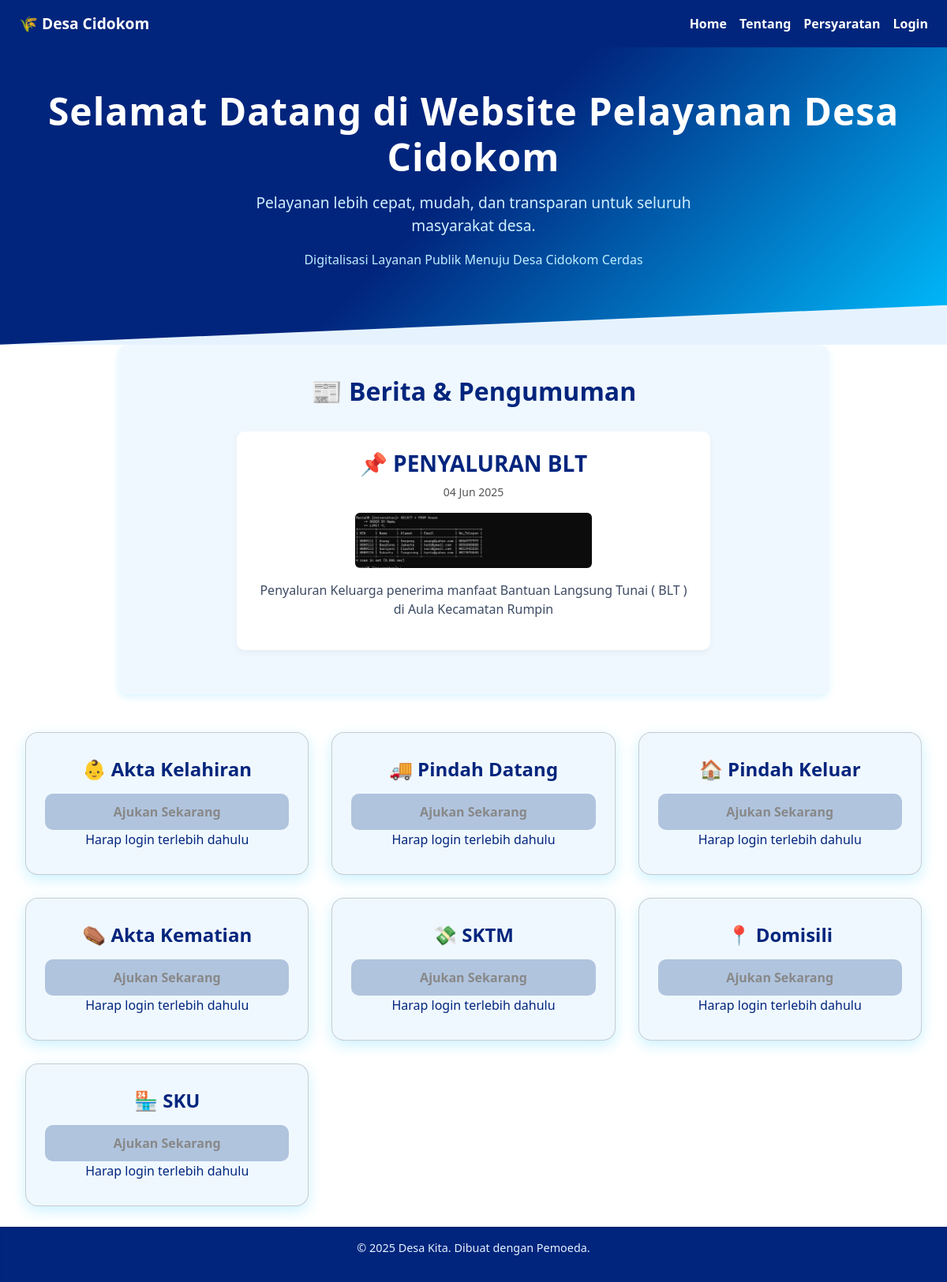
The page / on the database its author committed.
### kembang/models.py (models this page shows, shortened)
class Announcement(models.Model):
    title = models.CharField(max_length=200)
    content = models.TextField()
    published_at = models.DateTimeField(auto_now_add=True)
    updated_at = models.DateTimeField(auto_now=True)
    is_active = models.BooleanField(default=True)
    class Meta:
        ordering = ['-published_at']   # pengumuman terbaru muncul paling atas
        verbose_name = "Pengumuman"
        verbose_name_plural = "Pengumuman"

class AnnouncementImage(models.Model):
    announcement = models.ForeignKey(Announcement, on_delete=models.CASCADE, related_name='images')
    image = models.ImageField(upload_to='announcement_images/')

### kembang/views.py (the view)
# urls.py: 2. Add a URL to urlpatterns:  path('', views.home, name='home')
def home(request):
    announcements = Announcement.objects.filter(is_active=True).order_by('-published_at')[:5]  # Ambil 5 pengumuman terbaru
    return render(request, 'profile/home.html', {'announcements': announcements})

### kembang/templates/profile/home.html (shortened to what this page needs)
{% extends "partials/base.html" %}
{% load static %}
{% block css %}
    <link rel="stylesheet" href="{% static 'css/home.css' %}">
    <link rel="stylesheet" href="https://cdnjs.cloudflare.com/ajax/libs/font-awesome/6.5.0/css/all.min.css">
{% endblock %}
{% block content %}
<section class="hero" data-aos="fade-up">
    <h1>Selamat Datang di Website Pelayanan Desa Cidokom</h1>
    <p>Pelayanan lebih cepat, mudah, dan transparan untuk seluruh masyarakat desa.</p>
    <small>Digitalisasi Layanan Publik Menuju Desa Cidokom Cerdas</small>
</section>
<section class="info" data-aos="fade-up">
  <h2>📰 Berita & Pengumuman</h2>
  {% if announcements %}
  <div class="berita-carousel">
    <div class="berita-wrapper">
      {% for a in announcements %}
      <div class="berita-item">
        <h3>📌 <a href="{% url 'announcement_detail' a.pk %}">{{ a.title }}</a></h3>
        <small>{{ a.published_at|date:"d M Y" }}</small>
        {% if a.images.all %}
        <div class="image-slider" data-index="0">
          {% for img in a.images.all %}
          <img src="{{ img.image.url }}" alt="Gambar {{ a.title }}" class="slider-image"
     {% if not forloop.first %}style="display:none;"{% endif %}>
          {% endfor %}
        </div>
        {% endif %}
        <p>{{ a.content|truncatechars:100 }}</p>
      </div>
      {% endfor %}
    </div>
  </div>
  {% else %}
  <p style="text-align:center;">Belum ada pengumuman.</p>
  {% endif %}
</section>
<div class="cards-container">
    <div class="card" data-aos="fade-up" data-aos-delay="0">
        <h2>👶 Akta Kelahiran</h2>
        {% if user.is_authenticated %}
            <a href="{% url 'pengajuan_akta_kelahiran' %}">Ajukan Sekarang</a>
        {% else %}
            <button disabled>Ajukan Sekarang</button>
            <div class="login-msg">Harap login terlebih dahulu</div>
        {% endif %}
    </div>
    <div class="card" data-aos="fade-up" data-aos-delay="100">
        <h2>🚚 Pindah Datang</h2>
        {% if user.is_authenticated %}
            <a href="{% url 'pengajuan_pindah_datang' %}">Ajukan Sekarang</a>
        {% else %}
            <button disabled>Ajukan Sekarang</button>
            <div class="login-msg">Harap login terlebih dahulu</div>
        {% endif %}
    </div>
    <div class="card" data-aos="fade-up" data-aos-delay="200">
        <h2>🏠 Pindah Keluar</h2>
        {% if user.is_authenticated %}
            <a href="{% url 'pengajuan_pindah_keluar' %}">Ajukan Sekarang</a>
        {% else %}
            <button disabled>Ajukan Sekarang</button>
            <div class="login-msg">Harap login terlebih dahulu</div>
        {% endif %}
    </div>
    <div class="card" data-aos="fade-up" data-aos-delay="300">
        <h2>⚰️ Akta Kematian</h2>
        {% if user.is_authenticated %}
            <a href="{% url 'pengajuan_akta_kematian' %}">Ajukan Sekarang</a>
        {% else %}
            <button disabled>Ajukan Sekarang</button>
            <div class="login-msg">Harap login terlebih dahulu</div>
        {% endif %}
    </div>
    <div class="card" data-aos="fade-up" data-aos-delay="400">
        <h2>💸 SKTM</h2>
        {% if user.is_authenticated %}
            <a href="{% url 'pengajuan_sktm' %}">Ajukan Sekarang</a>
        {% else %}
            <button disabled>Ajukan Sekarang</button>
            <div class="login-msg">Harap login terlebih dahulu</div>
        {% endif %}
    </div>
    <div class="card" data-aos="fade-up" data-aos-delay="500">
        <h2>📍 Domisili</h2>
        {% if user.is_authenticated %}
            <a href="{% url 'pengajuan_domisili' %}">Ajukan Sekarang</a>
        {% else %}
            <button disabled>Ajukan Sekarang</button>
            <div class="login-msg">Harap login terlebih dahulu</div>
        {% endif %}
    </div>
    <div class="card" data-aos="fade-up" data-aos-delay="600">
        <h2>🏪 SKU</h2>
        {% if user.is_authenticated %}
            <a href="{% url 'pengajuan_sku' %}">Ajukan Sekarang</a>
        {% else %}
            <button disabled>Ajukan Sekarang</button>
            <div class="login-msg">Harap login terlebih dahulu</div>
        {% endif %}
    </div>
</div>
{% endblock %}

### kembang/static/css/home.css (style rules this page uses)
body { font-family: 'Poppins', sans-serif; background: #E6F3FF; color: #2E3C54; margin: 0; padding: 0; scroll-behavior: smooth; }
a { color: #F0F8FF; text-decoration: none; transition: color 0.3s ease; }
.hero { position: relative; background: linear-gradient(135deg, #01257D 50%, #00BFFF 100%); color: #FFFFFF; padding: 7rem 2rem 6rem; text-align: center; overflow: hidden; z-index: 1; }
.hero::after { content: ''; position: absolute; bottom: -50px; left: 0; width: 100%; height: 100px; background: #E6F3FF; clip-path: polygon(0 50%, 100% 0, 100% 100%, 0% 100%); z-index: -1; }
.hero h1 { font-size: 3rem; font-weight: 800; margin-bottom: 1rem; letter-spacing: 1px; animation: fadeInDown 1s ease-out; }
.hero p { font-size: 1.2rem; font-weight: 400; color: #D0F0FF; max-width: 600px; margin: 0 auto; animation: fadeInUp 1.2s ease-out; }
.hero small { display: block; margin-top: 1rem; font-weight: 300; color: #BDEFFF; font-size: 1rem; }
.info { max-width: 900px; margin: 0 auto; padding: 2.5rem 1rem; background: #F0F8FF; border-radius: 12px; box-shadow: 0 4px 10px rgba(0, 191, 255, 0.15); text-align: center; }
.info h2 { color: #01257D; font-weight: 700; text-align: center; margin-bottom: 2rem; }
.berita-carousel { overflow-x: auto; scroll-snap-type: x mandatory; }
.berita-wrapper { display: flex; gap: 2rem; scroll-snap-align: start; overflow-x: auto; padding-bottom: 1rem; }
.berita-item { flex: 0 0 100%; max-width: 600px; margin: 0 auto; background: #fff; border-radius: 10px; padding: 1.5rem; box-shadow: 0 3px 8px rgba(0,0,0,0.05); scroll-snap-align: start; position: relative; text-align: center; }
.berita-item h3 a { color: #01257D; text-decoration: none; font-weight: bold; }
.berita-item small { color: #555; display: block; margin-bottom: 0.7rem; }
.berita-item p { color: #3C4A63; font-size: 1rem; margin-top: 0.8rem; }
.image-slider { position: relative; margin: 1rem auto; max-width: 100%; height: auto; }
.slider-image { width: 60%; max-width: 300px; height: auto; border-radius: 6px; display: none; margin: 0 auto; }
.slider-image:first-child { display: block; }
.cards-container { display: grid; grid-template-columns: repeat(auto-fit,minmax(280px,1fr)); gap: 1.8rem; padding: 3rem 2rem; max-width: 1200px; margin: 0 auto 3rem; }
.card { background: #F0F8FF; border-radius: 16px; padding: 2rem 1.5rem; box-shadow: 0 6px 18px rgba(0,191,255,0.2); text-align: center; transition: transform 0.25s ease, box-shadow 0.25s ease; color: #01257D; }
.card h2 { font-size: 1.5rem; margin-bottom: 1rem; font-weight: 700; }
.card a, .card button { background: #01257D; color: #FFFFFF; border: none; padding: 0.7rem 1.5rem; border-radius: 10px; font-weight: 600; cursor: pointer; transition: background 0.3s ease; }
* { box-sizing: border-box; }
body, html { margin: 0; padding: 0; height: 100%; font-family: 'Segoe UI', sans-serif; background: var(--background); color: var(--text); display: flex; flex-direction: column; min-height: 100vh; }
.card button[disabled] { background: #B0C4DE; color: #888; cursor: not-allowed; }
[data-aos] { opacity: 0; transition-property: transform, opacity; }
[data-aos].aos-animate { opacity: 1; }

### rows shown on the page
Announcement: title "PENYALURAN BLT", published_at "04 Jun 2025", content "Penyaluran Keluarga penerima manfaat Bantuan Langsung Tunai ( BLT ) di Aula Kecamatan Rumpin"
AnnouncementImage: image (picture)
